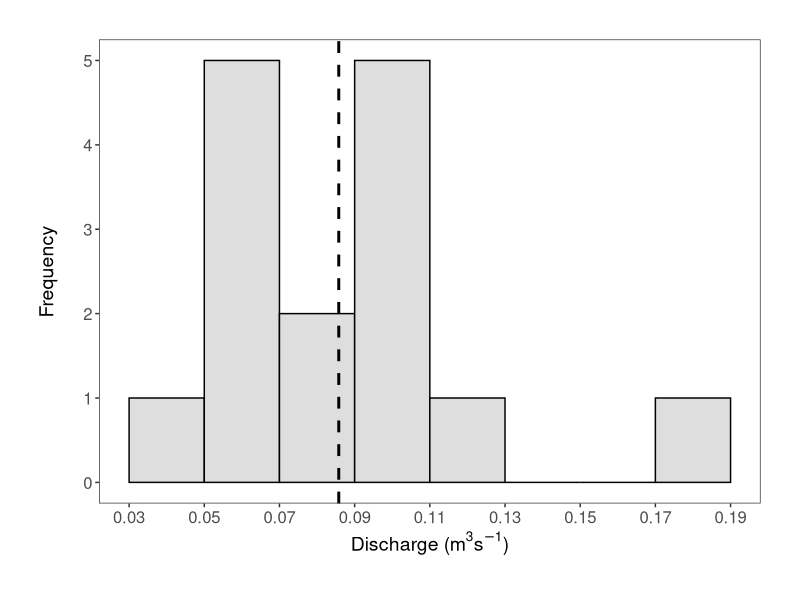
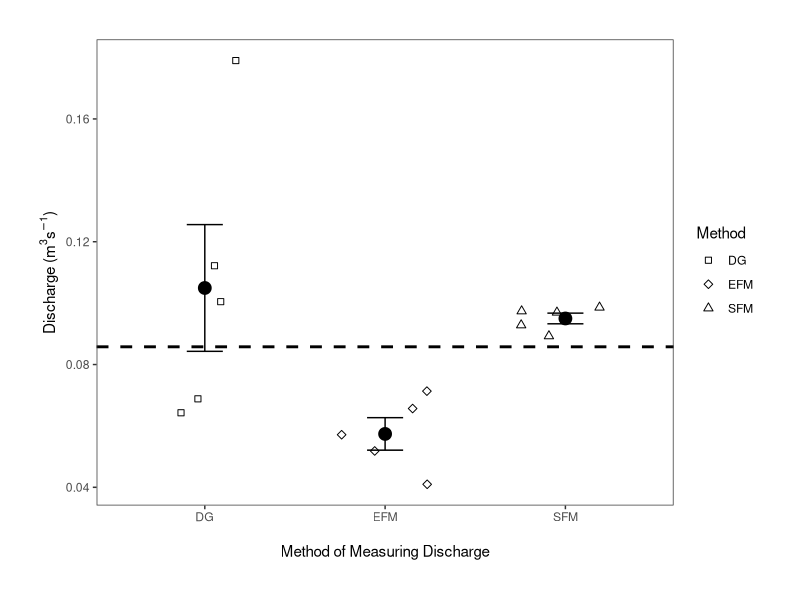

Generate these figures, in order, with R:
# Stream Discharge Project, Ecological Measurement Y3S1
# Anna Shulman, EES University of Edinburgh
# 08 November 2021

# LIBRARIES ----
library(readxl)
library(tidyverse)
library(viridis)

# IMPORT DATASET ----
streamteam <- read_excel("EMdischarge.xlsx")
View(streamteam)

# DATA MANIPULATION ----
streamteam <- mutate(streamteam, Method = factor(Method, levels = c('dg', 'efm', 'sfm'), 
                                                 labels = c('DG', 'EFM', 'SFM')))
streamteam_table <- streamteam %>%
  group_by(Method) %>%
  summarise(mean_dis = mean(discharge),
            stdev = sd(discharge),
            se_dis = sd(discharge) / sqrt(length(discharge))) %>%
  ungroup()


# DATA VISUALISATION ----
# create a histogram showing the distribution of discharge values measured
(dis_hist <- ggplot(streamteam, aes(x = discharge)) +                
   geom_histogram(binwidth = 0.02, colour = "black", 
                  fill = "#DEDEDE") +                                      # Changing the binwidth and colours
   geom_vline(aes(xintercept = mean(discharge)),                           # Adding a line for mean
              colour = "black", linetype = "dashed", size = 1) +           # Changing the look of the linec("#FFFFFF", "#FFFFFF", "#FFFFFF")
   theme_bw() +                                                            # Changing the theme to get rid of the grey background
   ylab("Frequency\n") +                                                   # Changing the text of the y axis label
   xlab(expression(paste("\nDischarge (", m^3, s^-1, ")"))) +              # \n adds a blank line between axis and text
   scale_x_continuous(breaks = seq(0.01, 0.19, 0.02)) +
   theme(axis.text = element_text(size = 12),                              # Changing font size of axis labels and title
         axis.title = element_text(size = 14, face = "plain"),             # face = "plain" is the default, you can change it to italic, bold, etc. 
         panel.grid = element_blank(),                                     # Removing the grey grid lines
         plot.margin = unit(c(1,1,1,1), units = "cm")))                    # Putting a 1 cm margin around the plot

# main plot for discharge v method

(dis_plot_test <- ggplot(streamteam) + 
    geom_jitter(aes(Method, discharge, shape = Method), col = "black", size = 2,
                width = 0.25) +
    geom_point(data = streamteam, aes(Method, discharge), col = "black",
               stat = "summary", fun = "mean", size = 4) + 
    geom_errorbar (data = streamteam_table, 
                   aes(x = Method,
                       ymin = (mean_dis - se_dis),
                       ymax = (mean_dis + se_dis)), col = "black", width = 0.2) +
    geom_hline(aes(yintercept = mean(discharge)),                           
               colour = "black", linetype = "dashed", size = 1) + 
    labs(x = "\nMethod of Measuring Discharge",
         y = expression(paste("\nDischarge (", m^3, s^-1, ")"))) +
    theme_bw() +
    scale_shape_manual(values = c(22, 23, 24)) +
    theme(panel.grid = element_blank(),                                    # Removing the grey grid lines
          plot.margin = unit(c(1, 1, 1, 1), units = "cm")))                # Putting a 1 cm margin around the plot
 


# fill values for viridis colour pallette:
# fill = c("#FDE725", "#A0DA39", "#4AC16D", "#1fa187", 
#          "#277f8e", "#365c8d", "#46327e", "#440154")

# STATS ----
shapiro.test(streamteam$discharge)
# p = 0.03607

kruskal.test(discharge ~ Method, data = streamteam)

PT = pairwise.wilcox.test(streamteam$discharge, streamteam$Method, 
                          p.adjust.method = "none")
PT




